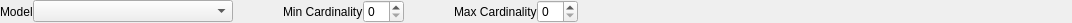
<?xml version="1.0" encoding="UTF-8"?>
<ui version="4.0">
 <class>ModelCardinality</class>
 <widget class="QWidget" name="ModelCardinality">
  <property name="geometry">
   <rect>
    <x>0</x>
    <y>0</y>
    <width>1072</width>
    <height>31</height>
   </rect>
  </property>
  <property name="sizePolicy">
   <sizepolicy hsizetype="Preferred" vsizetype="Maximum">
    <horstretch>0</horstretch>
    <verstretch>0</verstretch>
   </sizepolicy>
  </property>
  <property name="windowTitle">
   <string>Form</string>
  </property>
  <layout class="QGridLayout" name="gridLayout">
   <property name="sizeConstraint">
    <enum>QLayout::SetMaximumSize</enum>
   </property>
   <property name="margin">
    <number>0</number>
   </property>
   <property name="spacing">
    <number>0</number>
   </property>
   <item row="0" column="0">
    <layout class="QHBoxLayout" name="horizontalLayout">
     <item>
      <widget class="QLabel" name="labelModel">
       <property name="text">
        <string>Model</string>
       </property>
      </widget>
     </item>
     <item>
      <widget class="QComboBox" name="comboBoxModels">
       <property name="minimumSize">
        <size>
         <width>200</width>
         <height>0</height>
        </size>
       </property>
      </widget>
     </item>
     <item>
      <spacer name="horizontalSpacer_5">
       <property name="orientation">
        <enum>Qt::Horizontal</enum>
       </property>
       <property name="sizeType">
        <enum>QSizePolicy::Maximum</enum>
       </property>
       <property name="sizeHint" stdset="0">
        <size>
         <width>50</width>
         <height>20</height>
        </size>
       </property>
      </spacer>
     </item>
     <item>
      <widget class="QLabel" name="labelMin">
       <property name="text">
        <string>Min Cardinality</string>
       </property>
      </widget>
     </item>
     <item>
      <widget class="QSpinBox" name="spinBoxMin"/>
     </item>
     <item>
      <spacer name="horizontalSpacer_6">
       <property name="orientation">
        <enum>Qt::Horizontal</enum>
       </property>
       <property name="sizeType">
        <enum>QSizePolicy::Maximum</enum>
       </property>
       <property name="sizeHint" stdset="0">
        <size>
         <width>50</width>
         <height>20</height>
        </size>
       </property>
      </spacer>
     </item>
     <item>
      <widget class="QLabel" name="labelMax">
       <property name="text">
        <string>Max Cardinality</string>
       </property>
      </widget>
     </item>
     <item>
      <widget class="QSpinBox" name="spinBoxMax"/>
     </item>
     <item>
      <spacer name="horizontalSpacer">
       <property name="orientation">
        <enum>Qt::Horizontal</enum>
       </property>
       <property name="sizeHint" stdset="0">
        <size>
         <width>40</width>
         <height>20</height>
        </size>
       </property>
      </spacer>
     </item>
    </layout>
   </item>
  </layout>
 </widget>
 <resources/>
 <connections/>
</ui>
